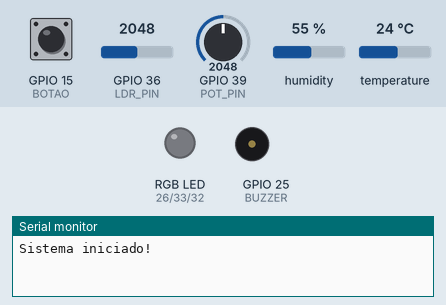
Recording of a sketch running on a simulated ESP32. Parts: an RGB LED mixed from three pins (HIGH = lit), buzzer (waves = sounding), the last lines printed to the serial monitor. Inputs (shaded band) come from the test bench; at power-on: GPIO 15 (BOTAO) HIGH, GPIO 39 (POT_PIN) = 2048, temperature 24 °C, GPIO 36 (LDR_PIN) = 2048, humidity 55 %. WiFi joins after 1.5 s; servers stay silent unless stated.

Above: at 2.7 s.
2.8 s: GPIO 15 (BOTAO) pulled LOW for 0.15 s
At 3.2 s:
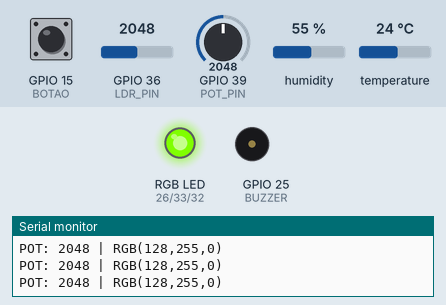
4.4 s: GPIO 39 (POT_PIN) set to 2866
At 5.1 s:
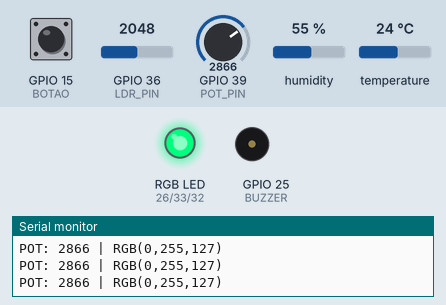
5.9 s: temperature set to 29 °C
8.1 s: temperature set to 32 °C
At 9.2 s:
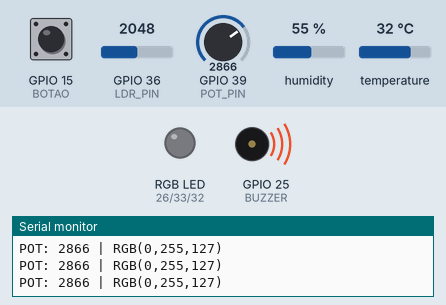
10.4 s: GPIO 15 (BOTAO) pulled LOW for 1 s
At 10.9 s:
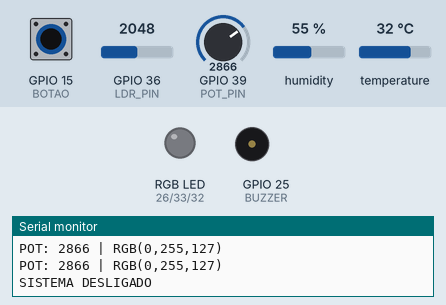
12.9 s: GPIO 15 (BOTAO) pulled LOW for 3.2 s
At 13.3 s:
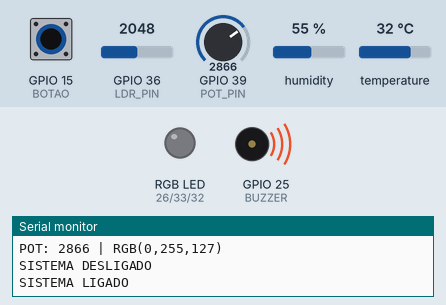
Timing chart, 0 to 15.9 s (numbered marks = the images above; inputs shaded):
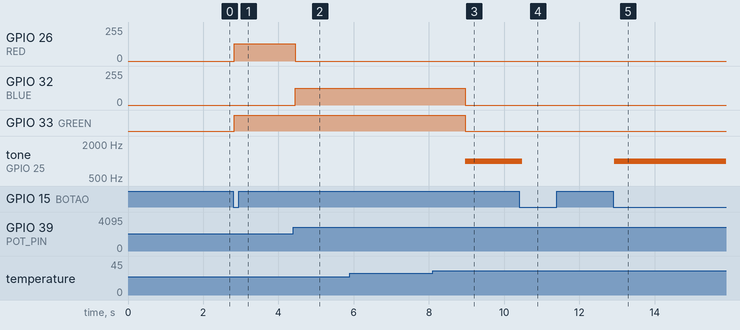

Measured:
- the behaviour switches between 30 and 31 °C on temperature (found by bisection; images 2 and 3)
- after the input at 2.8 s, GPIO 26 (RED): 0/255 → 128/255 at once; GPIO 33 (GREEN): LOW → HIGH at once
- after the input at 4.4 s, GPIO 26 (RED): 128/255 → 0/255 at once; GPIO 32 (BLUE): 0/255 → 127/255 at once
- after the input at 8.1 s, GPIO 32 (BLUE): 127/255 → 0/255 after 0.86 s; GPIO 33 (GREEN): HIGH → LOW after 0.86 s; tone on GPIO 25 (BUZZER): silent → 1000 Hz after 0.86 s
- after the input at 10.4 s, tone on GPIO 25 (BUZZER): 1000 Hz → silent after 0.08 s
- after the input at 12.9 s, tone on GPIO 25 (BUZZER): silent → 1000 Hz at once

The sketch:

aplicacao1_nov29a.ino
```cpp
#include "arduino_secrets.h"
// ✅ INCLUDES DO ARDUINO IOT CLOUD
#include <ArduinoIoTCloud.h>
#include <Arduino_ConnectionHandler.h>
#include <DHT.h>
#include "thingProperties.h"

// ✅ PINAGEM ESP32 DEVKIT
#define BOTAO 15
#define LDR_PIN 36
#define DHTPIN 14
#define DHTTYPE DHT11
#define POT_PIN 39
#define RED 26
#define GREEN 33
#define BLUE 32
#define BUZZER 25

DHT sensorDHT11(DHTPIN, DHTTYPE);

volatile bool sistemaLigado = false;
volatile unsigned long ultimoTempo = 0;
const unsigned long debounceDelay = 200;

#define CANAL_R 0
#define CANAL_G 1
#define CANAL_B 2

#define LUZ_MINIMA 800
#define TEMP_MIN 0
#define TEMP_MAX 30

void IRAM_ATTR botaoISR() {
  unsigned long tempoAtual = millis();
  if (tempoAtual - ultimoTempo > debounceDelay) {
    sistemaLigado = !sistemaLigado;
    ultimoTempo = tempoAtual;
  }
}

void setColor(int r, int g, int b) {
  // ✅ ÂNODO COMUM - LÓGICA DIRETA
  // 255 = aceso, 0 = apagado
  ledcWrite(CANAL_R, r);
  ledcWrite(CANAL_G, g);
  ledcWrite(CANAL_B, b);
}

void apagarLED() {
  // ✅ APAGA LED ÂNODO COMUM (todos em LOW = 0)
  ledcWrite(CANAL_R, 0);
  ledcWrite(CANAL_G, 0);
  ledcWrite(CANAL_B, 0);
}

void onLedChange() {
  if (sistemaLigado && led.getSwitch()) {
    float h = led.getHue();
    float s = 1.0;
    float v = 1.0;

    float c = v * s;
    float x = c * (1 - abs(fmod(h / 60.0, 2) - 1));
    float m = v - c;

    float r_temp, g_temp, b_temp;

    if (h >= 0 && h < 60) {
      r_temp = c; g_temp = x; b_temp = 0;
    } else if (h >= 60 && h < 120) {
      r_temp = x; g_temp = c; b_temp = 0;
    } else if (h >= 120 && h < 180) {
      r_temp = 0; g_temp = c; b_temp = x;
    } else if (h >= 180 && h < 240) {
      r_temp = 0; g_temp = x; b_temp = c;
    } else if (h >= 240 && h < 300) {
      r_temp = x; g_temp = 0; b_temp = c;
    } else {
      r_temp = c; g_temp = 0; b_temp = x;
    }

    uint8_t r = (r_temp + m) * 255;
    uint8_t g = (g_temp + m) * 255;
    uint8_t b = (b_temp + m) * 255;

    setColor(r, g, b);
  } else {
    apagarLED();  // ✅ Apaga corretamente
  }
}

void setup() {
  Serial.begin(115200);
  delay(1500);

  pinMode(BOTAO, INPUT_PULLUP);
  pinMode(LDR_PIN, INPUT);
  pinMode(POT_PIN, INPUT);
  pinMode(RED, OUTPUT);
  pinMode(GREEN, OUTPUT);
  pinMode(BLUE, OUTPUT);
  pinMode(BUZZER, OUTPUT);

  analogSetAttenuation(ADC_11db);

  sensorDHT11.begin();

  attachInterrupt(digitalPinToInterrupt(BOTAO), botaoISR, FALLING);

  ledcSetup(CANAL_R, 1000, 8);
  ledcSetup(CANAL_G, 1000, 8);
  ledcSetup(CANAL_B, 1000, 8);

  ledcAttachPin(RED, CANAL_R);
  ledcAttachPin(GREEN, CANAL_G);
  ledcAttachPin(BLUE, CANAL_B);

  // ✅ ARDUINO IOT CLOUD
  initProperties();
  ArduinoCloud.begin(ArduinoIoTPreferredConnection);
  setDebugMessageLevel(2);
  ArduinoCloud.printDebugInfo();

  Serial.println("Sistema iniciado!");
}

void loop() {
  ArduinoCloud.update();

  static bool ultimoEstado = false;

  sistema = sistemaLigado;

  if (sistemaLigado != ultimoEstado) {
    ultimoEstado = sistemaLigado;
    if (sistemaLigado) {
      Serial.println("SISTEMA LIGADO");
    } else {
      Serial.println("SISTEMA DESLIGADO");
      apagarLED();  // ✅ Apaga LED corretamente
      noTone(BUZZER);
      led.setSwitch(false);
    }
  }

  if (!sistemaLigado) {
    // ✅ GARANTE QUE O LED FIQUE APAGADO
    apagarLED();
    return;
  }

  if (sistemaLigado) {
    // Lê sensores
    int ldrValor = analogRead(LDR_PIN);
    int potValor = analogRead(POT_PIN);
    float temperaturaLida = sensorDHT11.readTemperature();

    // Atualiza variáveis da nuvem
    ldr = ldrValor;
    potenciometro = potValor;
    if (!isnan(temperaturaLida)) {
      temperatura = temperaturaLida;
    }

    bool ledDesligado = false;

    // Verifica luminosidade
    if (ldrValor < LUZ_MINIMA) {
      apagarLED();
      led.setSwitch(false);
      ledDesligado = true;
    }

    // Verifica temperatura
    if (!isnan(temperaturaLida)) {
      if (temperaturaLida < TEMP_MIN || temperaturaLida > TEMP_MAX) {
        apagarLED();
        tone(BUZZER, 1000);
        led.setSwitch(false);
        ledDesligado = true;
      } else {
        noTone(BUZZER);
      }
    }

    // Controla cor do LED pelo potenciômetro
    if (!ledDesligado) {
      // Mapeia potenciômetro para cores RGB
      int r, g, b;

      if (potValor < 819) {
        // VERMELHO
        r = 255;
        g = 0;
        b = 0;
      }
      else if (potValor < 1638) {
        // VERMELHO -> AMARELO
        r = 255;
        g = map(potValor, 819, 1637, 0, 255);
        b = 0;
      }
      else if (potValor < 2457) {
        // AMARELO -> VERDE
        r = map(potValor, 1638, 2456, 255, 0);
        g = 255;
        b = 0;
      }
      else if (potValor < 3276) {
        // VERDE -> CIANO
        r = 0;
        g = 255;
        b = map(potValor, 2457, 3275, 0, 255);
      }
      else {
        // CIANO -> AZUL
        r = 0;
        g = map(potValor, 3276, 4095, 255, 0);
        b = 255;
      }

      setColor(r, g, b);

      // Atualiza LED na nuvem
      led.setSwitch(true);
      float hue = map(potValor, 0, 4095, 0, 360);
      led.setHue(hue);

      Serial.print("POT: ");
      Serial.print(potValor);
      Serial.print(" | RGB(");
      Serial.print(r);
      Serial.print(",");
      Serial.print(g);
      Serial.print(",");
      Serial.print(b);
      Serial.println(")");
    }

    delay(100);
  }
}
```

arduino_secrets.h
```cpp
#define SECRET_DEVICE_KEY ""
#define SECRET_OPTIONAL_PASS ""
#define SECRET_SSID ""
```

thingProperties.h
```cpp
// Code generated by Arduino IoT Cloud, DO NOT EDIT.

#include <ArduinoIoTCloud.h>
#include <Arduino_ConnectionHandler.h>

const char DEVICE_LOGIN_NAME[]  = "4c8b9694-4abb-4a98-96a8-a00bc1c9732c";

const char SSID[]               = "Mand2g";    // Network SSID (name)
const char PASS[]               = "Luciene.456";    // Network password (use for WPA, or use as key for WEP)
const char DEVICE_KEY[]  = "AtLj6ASShdVqIZWc0deZrRiAX";    // Secret device password

void onLedChange();

CloudColoredLight led;
CloudTemperatureSensor temperatura;
CloudIlluminance ldr;
int potenciometro;
bool sistema;

void initProperties(){

  ArduinoCloud.setBoardId(DEVICE_LOGIN_NAME);
  ArduinoCloud.setSecretDeviceKey(DEVICE_KEY);
  ArduinoCloud.addProperty(led, READWRITE, ON_CHANGE, onLedChange);
  ArduinoCloud.addProperty(temperatura, READ, ON_CHANGE, NULL);
  ArduinoCloud.addProperty(ldr, READ, ON_CHANGE, NULL);
  ArduinoCloud.addProperty(potenciometro, READ, ON_CHANGE, NULL);
  ArduinoCloud.addProperty(sistema, READ, ON_CHANGE, NULL);

}

WiFiConnectionHandler ArduinoIoTPreferredConnection(SSID, PASS);
```
